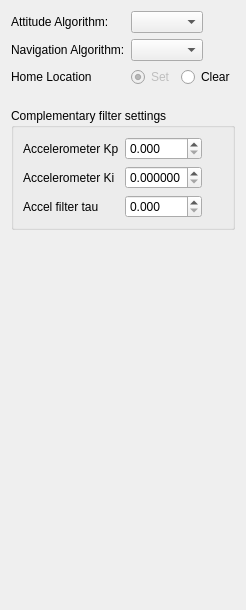
     <widget class="QWidget" name="tabComplimentary">
      <attribute name="title">
       <string>Filter Settings</string>
      </attribute>
      <layout class="QVBoxLayout" name="verticalLayout_2">
       <item>
        <layout class="QFormLayout" name="formLayout_2">
         <property name="fieldGrowthPolicy">
          <enum>QFormLayout::FieldsStayAtSizeHint</enum>
         </property>
         <item row="0" column="0">
          <widget class="QLabel" name="label_20">
           <property name="text">
            <string>Attitude Algorithm:</string>
           </property>
          </widget>
         </item>
         <item row="0" column="1">
          <widget class="QComboBox" name="algorithm">
           <property name="toolTip">
            <string>Select the sensor integration algorithm here.
&quot;Simple&quot; only uses accelerometer values
&quot;INSGPS&quot; the full featured algorithm integrating all sensors</string>
           </property>
           <property name="objrelation" stdset="0">
            <stringlist>
             <string>objname:StateEstimation</string>
             <string>fieldname:AttitudeFilter</string>
            </stringlist>
           </property>
          </widget>
         </item>
         <item row="1" column="0">
          <widget class="QLabel" name="label_19">
           <property name="text">
            <string>Navigation Algorithm:</string>
           </property>
          </widget>
         </item>
         <item row="1" column="1">
          <widget class="QComboBox" name="comboBox">
           <property name="objrelation" stdset="0">
            <stringlist>
             <string>objname:StateEstimation</string>
             <string>fieldname:NavigationFilter</string>
            </stringlist>
           </property>
          </widget>
         </item>
         <item row="2" column="0">
          <widget class="QLabel" name="label_2">
           <property name="text">
            <string>Home Location</string>
           </property>
          </widget>
         </item>
         <item row="2" column="1">
          <layout class="QHBoxLayout" name="horizontalLayout_4">
           <item>
            <widget class="QRadioButton" name="homeLocationSet">
             <property name="enabled">
              <bool>false</bool>
             </property>
             <property name="toolTip">
              <string>Saves the Home Location. This is only enabled
if the Home Location is set, i.e. if the GPS fix is
successful.

Disabled if there is no GPS fix.</string>
             </property>
             <property name="text">
              <string>Set</string>
             </property>
             <property name="checked">
              <bool>true</bool>
             </property>
            </widget>
           </item>
           <item>
            <widget class="QRadioButton" name="homeLocationClear">
             <property name="enabled">
              <bool>true</bool>
             </property>
             <property name="toolTip">
              <string>Clears the HomeLocation: only makes sense if you save
to SD. This will force the INS to use the next GPS fix as the
new home location unless it is in indoor mode.</string>
             </property>
             <property name="text">
              <string>Clear</string>
             </property>
            </widget>
           </item>
          </layout>
         </item>
        </layout>
       </item>
       <item>
        <spacer name="verticalSpacer">
         <property name="orientation">
          <enum>Qt::Vertical</enum>
         </property>
         <property name="sizeType">
          <enum>QSizePolicy::Fixed</enum>
         </property>
         <property name="sizeHint" stdset="0">
          <size>
           <width>20</width>
           <height>15</height>
          </size>
         </property>
        </spacer>
       </item>
       <item>
        <widget class="QGroupBox" name="groupBox_3">
         <property name="sizePolicy">
          <sizepolicy hsizetype="Minimum" vsizetype="Preferred">
           <horstretch>0</horstretch>
           <verstretch>0</verstretch>
          </sizepolicy>
         </property>
         <property name="title">
          <string>Complementary filter settings</string>
         </property>
         <layout class="QGridLayout" name="gridLayout_5">
          <item row="2" column="0">
           <widget class="QLabel" name="label_6">
            <property name="text">
             <string>Accelerometer Ki</string>
            </property>
           </widget>
          </item>
          <item row="2" column="1">
           <widget class="QDoubleSpinBox" name="AccelKi">
            <property name="sizePolicy">
             <sizepolicy hsizetype="Minimum" vsizetype="Fixed">
              <horstretch>0</horstretch>
              <verstretch>0</verstretch>
             </sizepolicy>
            </property>
            <property name="decimals">
             <number>6</number>
            </property>
            <property name="maximum">
             <double>0.010000000000000</double>
            </property>
            <property name="singleStep">
             <double>0.000001000000000</double>
            </property>
            <property name="objrelation" stdset="0">
             <stringlist>
              <string>objname:AttitudeSettings</string>
              <string>fieldname:AccelKi</string>
              <string>buttongroup:1</string>
             </stringlist>
            </property>
           </widget>
          </item>
          <item row="1" column="1">
           <widget class="QDoubleSpinBox" name="AccelKp">
            <property name="sizePolicy">
             <sizepolicy hsizetype="Minimum" vsizetype="Fixed">
              <horstretch>0</horstretch>
              <verstretch>0</verstretch>
             </sizepolicy>
            </property>
            <property name="decimals">
             <number>3</number>
            </property>
            <property name="maximum">
             <double>0.200000000000000</double>
            </property>
            <property name="singleStep">
             <double>0.001000000000000</double>
            </property>
            <property name="objrelation" stdset="0">
             <stringlist>
              <string>objname:AttitudeSettings</string>
              <string>fieldname:AccelKp</string>
              <string>buttongroup:1</string>
             </stringlist>
            </property>
           </widget>
          </item>
          <item row="1" column="0">
           <widget class="QLabel" name="label_5">
            <property name="text">
             <string>Accelerometer Kp</string>
            </property>
           </widget>
          </item>
          <item row="2" column="2">
           <widget class="QLabel" name="horizontalSpacerLabel">
            <property name="text">
             <string/>
            </property>
           </widget>
          </item>
          <item row="3" column="0">
           <widget class="QLabel" name="label_7">
            <property name="text">
             <string>Accel filter tau</string>
            </property>
           </widget>
          </item>
          <item row="3" column="1">
           <widget class="QDoubleSpinBox" name="AccelTau">
            <property name="decimals">
             <number>3</number>
            </property>
            <property name="objrelation" stdset="0">
             <stringlist>
              <string>objname:AttitudeSettings</string>
              <string>fieldname:AccelTau</string>
              <string>buttongroup:1</string>
             </stringlist>
            </property>
           </widget>
          </item>
         </layout>
        </widget>
       </item>
       <item>
        <spacer name="verticalSpacer_3">
         <property name="orientation">
          <enum>Qt::Vertical</enum>
         </property>
         <property name="sizeHint" stdset="0">
          <size>
           <width>20</width>
           <height>369</height>
          </size>
         </property>
        </spacer>
       </item>
      </layout>
     </widget>
